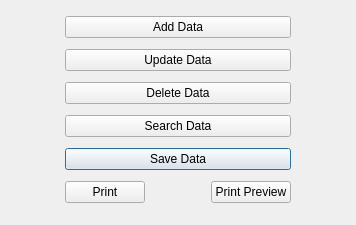
<?xml version="1.0" encoding="UTF-8"?>
<ui version="4.0">
 <class>DialogActions</class>
 <widget class="QDialog" name="DialogActions">
  <property name="geometry">
   <rect>
    <x>0</x>
    <y>0</y>
    <width>356</width>
    <height>225</height>
   </rect>
  </property>
  <property name="windowTitle">
   <string>Dialog</string>
  </property>
  <layout class="QGridLayout" name="gridLayout">
   <item row="4" column="1" colspan="3">
    <widget class="QPushButton" name="pushSaveData">
     <property name="text">
      <string>Save Data</string>
     </property>
    </widget>
   </item>
   <item row="5" column="1">
    <widget class="QPushButton" name="pushPrint">
     <property name="text">
      <string>Print</string>
     </property>
    </widget>
   </item>
   <item row="5" column="0">
    <spacer name="horizontalSpacer_10">
     <property name="orientation">
      <enum>Qt::Horizontal</enum>
     </property>
     <property name="sizeHint" stdset="0">
      <size>
       <width>40</width>
       <height>20</height>
      </size>
     </property>
    </spacer>
   </item>
   <item row="5" column="3">
    <widget class="QPushButton" name="pushPrintPreview">
     <property name="text">
      <string>Print Preview</string>
     </property>
    </widget>
   </item>
   <item row="5" column="2">
    <spacer name="horizontalSpacer_3">
     <property name="orientation">
      <enum>Qt::Horizontal</enum>
     </property>
     <property name="sizeHint" stdset="0">
      <size>
       <width>40</width>
       <height>20</height>
      </size>
     </property>
    </spacer>
   </item>
   <item row="3" column="1" colspan="3">
    <widget class="QPushButton" name="pushSearchData">
     <property name="text">
      <string>Search Data</string>
     </property>
    </widget>
   </item>
   <item row="0" column="1" colspan="3">
    <widget class="QPushButton" name="pushAddData">
     <property name="text">
      <string>Add Data</string>
     </property>
    </widget>
   </item>
   <item row="5" column="4">
    <spacer name="horizontalSpacer_2">
     <property name="orientation">
      <enum>Qt::Horizontal</enum>
     </property>
     <property name="sizeHint" stdset="0">
      <size>
       <width>40</width>
       <height>20</height>
      </size>
     </property>
    </spacer>
   </item>
   <item row="2" column="1" colspan="3">
    <widget class="QPushButton" name="pushDeleteData">
     <property name="text">
      <string>Delete Data</string>
     </property>
    </widget>
   </item>
   <item row="1" column="1" colspan="3">
    <widget class="QPushButton" name="pushUpdateData">
     <property name="text">
      <string>Update Data</string>
     </property>
    </widget>
   </item>
  </layout>
 </widget>
 <resources/>
 <connections/>
</ui>
